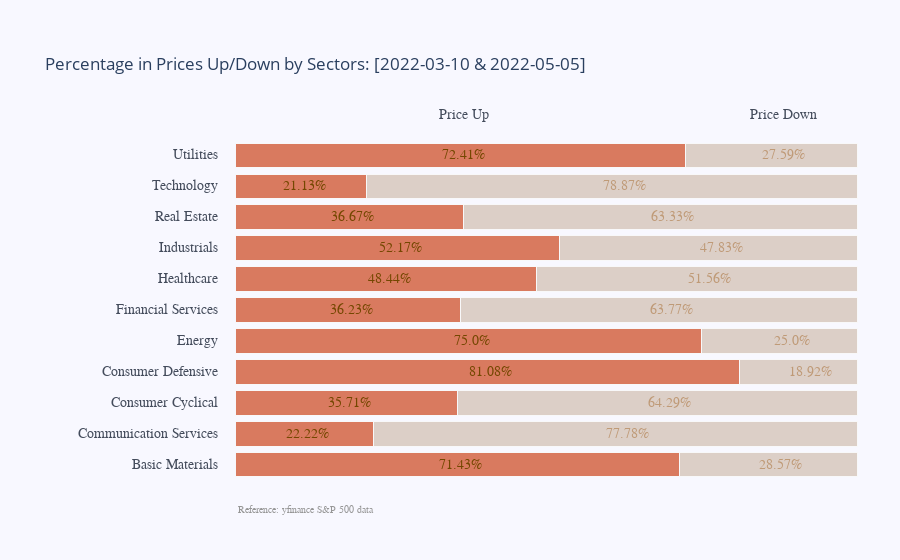

This figure's notebook cell:
### Code cell
output_dict = get_sector_period(input_dict["start_day"], input_dict["duration"])

### Figure 1 — Plotly figure (JSON) as saved in the notebook; plotly's stock layout.template omitted (floating-point values rounded to 4 significant figures)
{"data": [{"marker": {"color": "rgba(211,92,55, 0.8)", "line": {"color": "rgb(248, 248, 249)", "width": 1}}, "orientation": "h", "type": "bar", "x": [71.43], "y": ["Basic Materials"]}, {"marker": {"color": "rgba(211,92,55, 0.8)", "line": {"color": "rgb(248, 248, 249)", "width": 1}}, "orientation": "h", "type": "bar", "x": [22.22], "y": ["Communication Services"]}, {"marker": {"color": "rgba(211,92,55, 0.8)", "line": {"color": "rgb(248, 248, 249)", "width": 1}}, "orientation": "h", "type": "bar", "x": [35.71], "y": ["Consumer Cyclical"]}, {"marker": {"color": "rgba(211,92,55, 0.8)", "line": {"color": "rgb(248, 248, 249)", "width": 1}}, "orientation": "h", "type": "bar", "x": [81.08], "y": ["Consumer Defensive"]}, {"marker": {"color": "rgba(211,92,55, 0.8)", "line": {"color": "rgb(248, 248, 249)", "width": 1}}, "orientation": "h", "type": "bar", "x": [75], "y": ["Energy"]}, {"marker": {"color": "rgba(211,92,55, 0.8)", "line": {"color": "rgb(248, 248, 249)", "width": 1}}, "orientation": "h", "type": "bar", "x": [36.23], "y": ["Financial Services"]}, {"marker": {"color": "rgba(211,92,55, 0.8)", "line": {"color": "rgb(248, 248, 249)", "width": 1}}, "orientation": "h", "type": "bar", "x": [48.44], "y": ["Healthcare"]}, {"marker": {"color": "rgba(211,92,55, 0.8)", "line": {"color": "rgb(248, 248, 249)", "width": 1}}, "orientation": "h", "type": "bar", "x": [52.17], "y": ["Industrials"]}, {"marker": {"color": "rgba(211,92,55, 0.8)", "line": {"color": "rgb(248, 248, 249)", "width": 1}}, "orientation": "h", "type": "bar", "x": [36.67], "y": ["Real Estate"]}, {"marker": {"color": "rgba(211,92,55, 0.8)", "line": {"color": "rgb(248, 248, 249)", "width": 1}}, "orientation": "h", "type": "bar", "x": [21.13], "y": ["Technology"]}, {"marker": {"color": "rgba(211,92,55, 0.8)", "line": {"color": "rgb(248, 248, 249)", "width": 1}}, "orientation": "h", "type": "bar", "x": [72.41], "y": ["Utilities"]}, {"marker": {"color": "rgba(214,198,185, 0.8)", "line": {"color": "rgb(248, 248, 249)", "width": 1}}, "orientation": "h", "type": "bar", "x": [28.57], "y": ["Basic Materials"]}, {"marker": {"color": "rgba(214,198,185, 0.8)", "line": {"color": "rgb(248, 248, 249)", "width": 1}}, "orientation": "h", "type": "bar", "x": [77.78], "y": ["Communication Services"]}, {"marker": {"color": "rgba(214,198,185, 0.8)", "line": {"color": "rgb(248, 248, 249)", "width": 1}}, "orientation": "h", "type": "bar", "x": [64.29], "y": ["Consumer Cyclical"]}, {"marker": {"color": "rgba(214,198,185, 0.8)", "line": {"color": "rgb(248, 248, 249)", "width": 1}}, "orientation": "h", "type": "bar", "x": [18.92], "y": ["Consumer Defensive"]}, {"marker": {"color": "rgba(214,198,185, 0.8)", "line": {"color": "rgb(248, 248, 249)", "width": 1}}, "orientation": "h", "type": "bar", "x": [25], "y": ["Energy"]}, {"marker": {"color": "rgba(214,198,185, 0.8)", "line": {"color": "rgb(248, 248, 249)", "width": 1}}, "orientation": "h", "type": "bar", "x": [63.77], "y": ["Financial Services"]}, {"marker": {"color": "rgba(214,198,185, 0.8)", "line": {"color": "rgb(248, 248, 249)", "width": 1}}, "orientation": "h", "type": "bar", "x": [51.56], "y": ["Healthcare"]}, {"marker": {"color": "rgba(214,198,185, 0.8)", "line": {"color": "rgb(248, 248, 249)", "width": 1}}, "orientation": "h", "type": "bar", "x": [47.83], "y": ["Industrials"]}, {"marker": {"color": "rgba(214,198,185, 0.8)", "line": {"color": "rgb(248, 248, 249)", "width": 1}}, "orientation": "h", "type": "bar", "x": [63.33], "y": ["Real Estate"]}, {"marker": {"color": "rgba(214,198,185, 0.8)", "line": {"color": "rgb(248, 248, 249)", "width": 1}}, "orientation": "h", "type": "bar", "x": [78.87], "y": ["Technology"]}, {"marker": {"color": "rgba(214,198,185, 0.8)", "line": {"color": "rgb(248, 248, 249)", "width": 1}}, "orientation": "h", "type": "bar", "x": [27.59], "y": ["Utilities"]}], "layout": {"annotations": [{"align": "right", "font": {"color": "rgb(68,76,92)", "family": "Arial", "size": 14}, "showarrow": false, "text": "Basic Materials", "x": 0.13, "xanchor": "right", "xref": "paper", "y": "Basic Materials", "yref": "y"}, {"font": {"color": "rgb(116,71,0)", "family": "Arial", "size": 14}, "showarrow": false, "text": "71.43%", "x": 36.22, "xref": "x", "y": "Basic Materials", "yref": "y"}, {"font": {"color": "rgb(191,154,119)", "family": "Arial", "size": 14}, "showarrow": false, "text": "28.57%", "x": 87.72, "xref": "x", "y": "Basic Materials", "yref": "y"}, {"align": "right", "font": {"color": "rgb(68,76,92)", "family": "Arial", "size": 14}, "showarrow": false, "text": "Communication Services", "x": 0.13, "xanchor": "right", "xref": "paper", "y": "Communication Services", "yref": "y"}, {"font": {"color": "rgb(116,71,0)", "family": "Arial", "size": 14}, "showarrow": false, "text": "22.22%", "x": 11.61, "xref": "x", "y": "Communication Services", "yref": "y"}, {"font": {"color": "rgb(191,154,119)", "family": "Arial", "size": 14}, "showarrow": false, "text": "77.78%", "x": 63.11, "xref": "x", "y": "Communication Services", "yref": "y"}, {"align": "right", "font": {"color": "rgb(68,76,92)", "family": "Arial", "size": 14}, "showarrow": false, "text": "Consumer Cyclical", "x": 0.13, "xanchor": "right", "xref": "paper", "y": "Consumer Cyclical", "yref": "y"}, {"font": {"color": "rgb(116,71,0)", "family": "Arial", "size": 14}, "showarrow": false, "text": "35.71%", "x": 18.36, "xref": "x", "y": "Consumer Cyclical", "yref": "y"}, {"font": {"color": "rgb(191,154,119)", "family": "Arial", "size": 14}, "showarrow": false, "text": "64.29%", "x": 69.86, "xref": "x", "y": "Consumer Cyclical", "yref": "y"}, {"align": "right", "font": {"color": "rgb(68,76,92)", "family": "Arial", "size": 14}, "showarrow": false, "text": "Consumer Defensive", "x": 0.13, "xanchor": "right", "xref": "paper", "y": "Consumer Defensive", "yref": "y"}, {"font": {"color": "rgb(116,71,0)", "family": "Arial", "size": 14}, "showarrow": false, "text": "81.08%", "x": 41.04, "xref": "x", "y": "Consumer Defensive", "yref": "y"}, {"font": {"color": "rgb(191,154,119)", "family": "Arial", "size": 14}, "showarrow": false, "text": "18.92%", "x": 92.54, "xref": "x", "y": "Consumer Defensive", "yref": "y"}, {"align": "right", "font": {"color": "rgb(68,76,92)", "family": "Arial", "size": 14}, "showarrow": false, "text": "Energy", "x": 0.13, "xanchor": "right", "xref": "paper", "y": "Energy", "yref": "y"}, {"font": {"color": "rgb(116,71,0)", "family": "Arial", "size": 14}, "showarrow": false, "text": "75.0%", "x": 38, "xref": "x", "y": "Energy", "yref": "y"}, {"font": {"color": "rgb(191,154,119)", "family": "Arial", "size": 14}, "showarrow": false, "text": "25.0%", "x": 89.5, "xref": "x", "y": "Energy", "yref": "y"}, {"align": "right", "font": {"color": "rgb(68,76,92)", "family": "Arial", "size": 14}, "showarrow": false, "text": "Financial Services", "x": 0.13, "xanchor": "right", "xref": "paper", "y": "Financial Services", "yref": "y"}, {"font": {"color": "rgb(116,71,0)", "family": "Arial", "size": 14}, "showarrow": false, "text": "36.23%", "x": 18.61, "xref": "x", "y": "Financial Services", "yref": "y"}, {"font": {"color": "rgb(191,154,119)", "family": "Arial", "size": 14}, "showarrow": false, "text": "63.77%", "x": 70.11, "xref": "x", "y": "Financial Services", "yref": "y"}, {"align": "right", "font": {"color": "rgb(68,76,92)", "family": "Arial", "size": 14}, "showarrow": false, "text": "Healthcare", "x": 0.13, "xanchor": "right", "xref": "paper", "y": "Healthcare", "yref": "y"}, {"font": {"color": "rgb(116,71,0)", "family": "Arial", "size": 14}, "showarrow": false, "text": "48.44%", "x": 24.72, "xref": "x", "y": "Healthcare", "yref": "y"}, {"font": {"color": "rgb(191,154,119)", "family": "Arial", "size": 14}, "showarrow": false, "text": "51.56%", "x": 76.22, "xref": "x", "y": "Healthcare", "yref": "y"}, {"align": "right", "font": {"color": "rgb(68,76,92)", "family": "Arial", "size": 14}, "showarrow": false, "text": "Industrials", "x": 0.13, "xanchor": "right", "xref": "paper", "y": "Industrials", "yref": "y"}, {"font": {"color": "rgb(116,71,0)", "family": "Arial", "size": 14}, "showarrow": false, "text": "52.17%", "x": 26.59, "xref": "x", "y": "Industrials", "yref": "y"}, {"font": {"color": "rgb(191,154,119)", "family": "Arial", "size": 14}, "showarrow": false, "text": "47.83%", "x": 78.09, "xref": "x", "y": "Industrials", "yref": "y"}, {"align": "right", "font": {"color": "rgb(68,76,92)", "family": "Arial", "size": 14}, "showarrow": false, "text": "Real Estate", "x": 0.13, "xanchor": "right", "xref": "paper", "y": "Real Estate", "yref": "y"}, {"font": {"color": "rgb(116,71,0)", "family": "Arial", "size": 14}, "showarrow": false, "text": "36.67%", "x": 18.84, "xref": "x", "y": "Real Estate", "yref": "y"}, {"font": {"color": "rgb(191,154,119)", "family": "Arial", "size": 14}, "showarrow": false, "text": "63.33%", "x": 70.34, "xref": "x", "y": "Real Estate", "yref": "y"}, {"align": "right", "font": {"color": "rgb(68,76,92)", "family": "Arial", "size": 14}, "showarrow": false, "text": "Technology", "x": 0.13, "xanchor": "right", "xref": "paper", "y": "Technology", "yref": "y"}, {"font": {"color": "rgb(116,71,0)", "family": "Arial", "size": 14}, "showarrow": false, "text": "21.13%", "x": 11.06, "xref": "x", "y": "Technology", "yref": "y"}, {"font": {"color": "rgb(191,154,119)", "family": "Arial", "size": 14}, "showarrow": false, "text": "78.87%", "x": 62.56, "xref": "x", "y": "Technology", "yref": "y"}, {"align": "right", "font": {"color": "rgb(68,76,92)", "family": "Arial", "size": 14}, "showarrow": false, "text": "Utilities", "x": 0.13, "xanchor": "right", "xref": "paper", "y": "Utilities", "yref": "y"}, {"font": {"color": "rgb(116,71,0)", "family": "Arial", "size": 14}, "showarrow": false, "text": "72.41%", "x": 36.7, "xref": "x", "y": "Utilities", "yref": "y"}, {"font": {"color": "rgb(68,76,92)", "family": "Arial", "size": 14}, "showarrow": false, "text": "Price Up", "x": 36.7, "xref": "x", "y": 1.1, "yref": "paper"}, {"font": {"color": "rgb(191,154,119)", "family": "Arial", "size": 14}, "showarrow": false, "text": "27.59%", "x": 88.2, "xref": "x", "y": "Utilities", "yref": "y"}, {"font": {"color": "rgb(68,76,92)", "family": "Arial", "size": 14}, "showarrow": false, "text": "Price Down", "x": 88.2, "xref": "x", "y": 1.1, "yref": "paper"}, {"font": {"color": "rgb(150,150,150)", "family": "Arial", "size": 10}, "showarrow": false, "text": "Reference: yfinance S&P 500 data                         \n                            ", "x": 0.15, "xref": "paper", "y": -0.109, "yref": "paper"}], "barmode": "stack", "margin": {"b": 80, "l": 120, "r": 10, "t": 140}, "paper_bgcolor": "rgb(248, 248, 255)", "plot_bgcolor": "rgb(248, 248, 255)", "showlegend": false, "title": {"text": "Percentage in Prices Up/Down by Sectors: [2022-03-10 & 2022-05-05]"}, "xaxis": {"domain": [0.15, 1], "showgrid": false, "showline": false, "showticklabels": false, "zeroline": false}, "yaxis": {"showgrid": false, "showline": false, "showticklabels": false, "zeroline": false}}}
